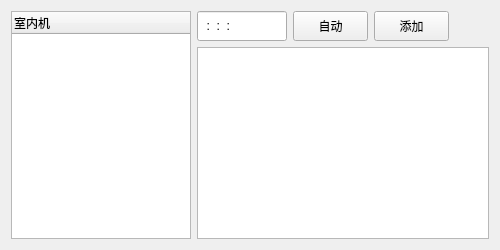
                  <widget class="QWidget" name="Empower_page">
                   <layout class="QGridLayout" name="gridLayout_14">
                    <item row="0" column="0">
                     <layout class="QHBoxLayout" name="horizontalLayout_14">
                      <item>
                       <widget class="QTreeWidget" name="Empower_Indoor">
                        <property name="minimumSize">
                         <size>
                          <width>180</width>
                          <height>0</height>
                         </size>
                        </property>
                        <property name="maximumSize">
                         <size>
                          <width>180</width>
                          <height>16777215</height>
                         </size>
                        </property>
                        <column>
                         <property name="text">
                          <string>室内机</string>
                         </property>
                        </column>
                       </widget>
                      </item>
                      <item>
                       <layout class="QVBoxLayout" name="verticalLayout_7">
                        <item>
                         <layout class="QHBoxLayout" name="horizontalLayout_13">
                          <item>
                           <widget class="QLineEdit" name="QlineICCard">
                            <property name="minimumSize">
                             <size>
                              <width>90</width>
                              <height>30</height>
                             </size>
                            </property>
                            <property name="maximumSize">
                             <size>
                              <width>90</width>
                              <height>30</height>
                             </size>
                            </property>
                            <property name="text">
                             <string>  :  :  :</string>
                            </property>
                           </widget>
                          </item>
                          <item>
                           <widget class="QPushButton" name="QpbtnMode">
                            <property name="minimumSize">
                             <size>
                              <width>75</width>
                              <height>30</height>
                             </size>
                            </property>
                            <property name="maximumSize">
                             <size>
                              <width>75</width>
                              <height>30</height>
                             </size>
                            </property>
                            <property name="text">
                             <string>自动</string>
                            </property>
                           </widget>
                          </item>
                          <item>
                           <widget class="QPushButton" name="QpbtnAdd">
                            <property name="minimumSize">
                             <size>
                              <width>75</width>
                              <height>30</height>
                             </size>
                            </property>
                            <property name="maximumSize">
                             <size>
                              <width>75</width>
                              <height>30</height>
                             </size>
                            </property>
                            <property name="text">
                             <string>添加</string>
                            </property>
                           </widget>
                          </item>
                          <item>
                           <spacer name="horizontalSpacer_8">
                            <property name="orientation">
                             <enum>Qt::Horizontal</enum>
                            </property>
                            <property name="sizeHint" stdset="0">
                             <size>
                              <width>40</width>
                              <height>20</height>
                             </size>
                            </property>
                           </spacer>
                          </item>
                         </layout>
                        </item>
                        <item>
                         <widget class="MyTableWidget" name="Empower_IC"/>
                        </item>
                       </layout>
                      </item>
                     </layout>
                    </item>
                   </layout>
                  </widget>
